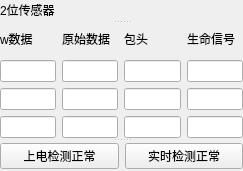
   <widget class="QSplitter" name="splitter_2">
    <property name="geometry">
     <rect>
      <x>297</x>
      <y>381</y>
      <width>243</width>
      <height>171</height>
     </rect>
    </property>
    <property name="orientation">
     <enum>Qt::Vertical</enum>
    </property>
    <widget class="QLabel" name="label_20">
     <property name="text">
      <string>2位传感器</string>
     </property>
    </widget>
    <widget class="QWidget" name="layoutWidget">
     <layout class="QHBoxLayout" name="horizontalLayout_2">
      <item>
       <layout class="QVBoxLayout" name="verticalLayout_5">
        <item>
         <widget class="QLabel" name="label_53">
          <property name="text">
           <string>w数据</string>
          </property>
         </widget>
        </item>
        <item>
         <widget class="QLineEdit" name="x_value2"/>
        </item>
        <item>
         <widget class="QLineEdit" name="z_value2"/>
        </item>
        <item>
         <widget class="QLineEdit" name="y_value2"/>
        </item>
       </layout>
      </item>
      <item>
       <layout class="QVBoxLayout" name="verticalLayout_4">
        <item>
         <widget class="QLabel" name="label_51">
          <property name="text">
           <string>原始数据</string>
          </property>
         </widget>
        </item>
        <item>
         <widget class="QLineEdit" name="x2RawData"/>
        </item>
        <item>
         <widget class="QLineEdit" name="z2RawData"/>
        </item>
        <item>
         <widget class="QLineEdit" name="y2RawData"/>
        </item>
       </layout>
      </item>
      <item>
       <layout class="QVBoxLayout" name="verticalLayout_3">
        <item>
         <widget class="QLabel" name="label_56">
          <property name="text">
           <string>包头</string>
          </property>
         </widget>
        </item>
        <item>
         <widget class="QLineEdit" name="x2RawFream"/>
        </item>
        <item>
         <widget class="QLineEdit" name="z2RawFream"/>
        </item>
        <item>
         <widget class="QLineEdit" name="y2RawFream"/>
        </item>
       </layout>
      </item>
      <item>
       <layout class="QVBoxLayout" name="verticalLayout_2">
        <item>
         <widget class="QLabel" name="label_57">
          <property name="text">
           <string>生命信号</string>
          </property>
         </widget>
        </item>
        <item>
         <widget class="QLineEdit" name="x2RawLife"/>
        </item>
        <item>
         <widget class="QLineEdit" name="z2RawLife"/>
        </item>
        <item>
         <widget class="QLineEdit" name="y2RawLife"/>
        </item>
       </layout>
      </item>
     </layout>
    </widget>
    <widget class="QWidget" name="layoutWidget">
     <layout class="QHBoxLayout" name="horizontalLayout_10">
      <item>
       <widget class="QPushButton" name="StartStatus2">
        <property name="text">
         <string>上电检测正常</string>
        </property>
       </widget>
      </item>
      <item>
       <widget class="QPushButton" name="RealStatus2">
        <property name="text">
         <string>实时检测正常</string>
        </property>
       </widget>
      </item>
     </layout>
    </widget>
   </widget>
